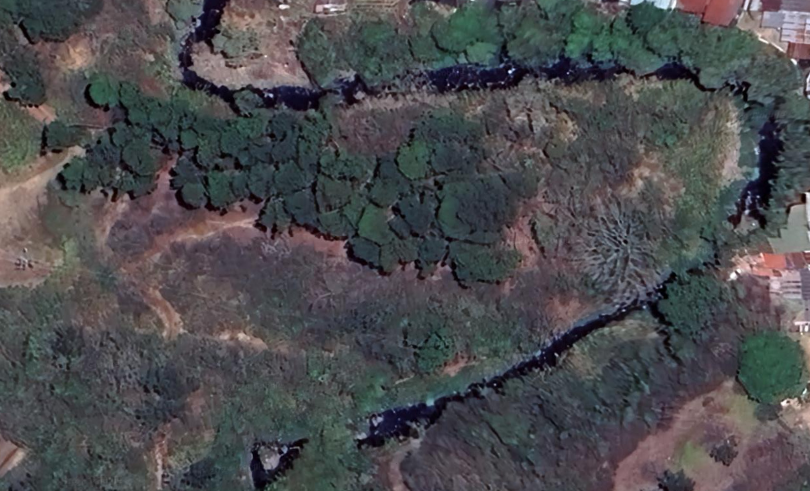
#> input picture ImageProcessing/Tests/Images/testImage.png, 810 x 491 px
$ python -i Filters.py   (imports and definitions only)
#> lines starting #> are read from the running program, lines starting #| are printed output that depends on the picture; after the words box and inside, x2 and y2 are one past the last pixel; in counts of white or black regions, pixels touching at a corner belong together
import cv2
import numpy as np
from skimage.filters import median
from skimage.io import imread


# [23 lines left out: function morphological_filter, not called in this run]

def color_segmentation(image_path):
    """
    This function applies color segmentation to an image.

    Parameters:
    image_path (str): The path to the image file.

    Returns:
    segmented_image (ndarray): The image with color segmentation applied.
    """
#> called with image_path = 'Tests/Images/testImage.png'

    # Load the input image
    input_image = cv2.imread(image_path)
#> input_image is the input picture: shape (491, 810, 3); mean B, G, R 79, 76.2, 76.1
    # Convert the image from BGR to HSV color space
    hsv = cv2.cvtColor(input_image, cv2.COLOR_BGR2HSV)
#> hsv: shape (491, 810, 3); mean H, S, V 102.3, 47, 84.2

    # Define the color range for trees (in this case, shades of green)
    lower_green = np.array([30, 50, 50])
    upper_green = np.array([90, 255, 255])

    # Apply the mask to segment the colors within the defined range
    mask = cv2.inRange(hsv, lower_green, upper_green)
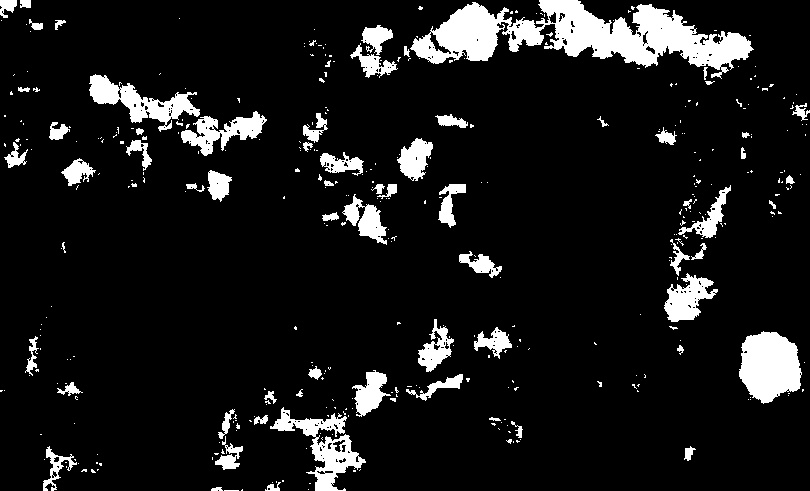
#> mask: shape (491, 810); 9.7% white; 395 white regions (328 under 20 px), largest, box (x1, y1, x2, y2) and area: (410, 0, 754, 79) 11894, (739, 331, 802, 404) 3377, (270, 407, 366, 491) 2512

    # Apply the mask to the original image
    segmented_image = cv2.bitwise_and(input_image, input_image, mask=mask)
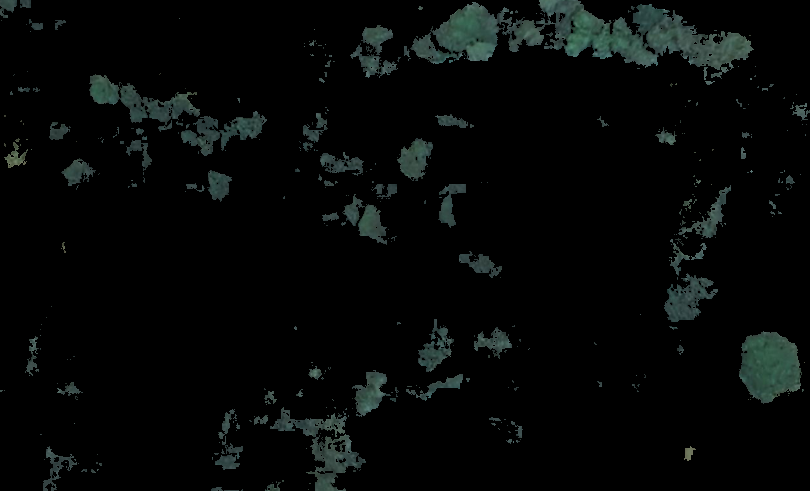
#> segmented_image: shape (491, 810, 3); mean B, G, R 7.1, 7.7, 5.5

    # Return the segmented image
    return segmented_image

# [167 lines left out: functions background_removal, enhance_contrast, median_filter, histogram_equalization, gaussian_filter, bilateral_filter and 1 more, not called in this run]


def prueba():
    print("prueba")

>>> result = color_segmentation('Tests/Images/testImage.png')
